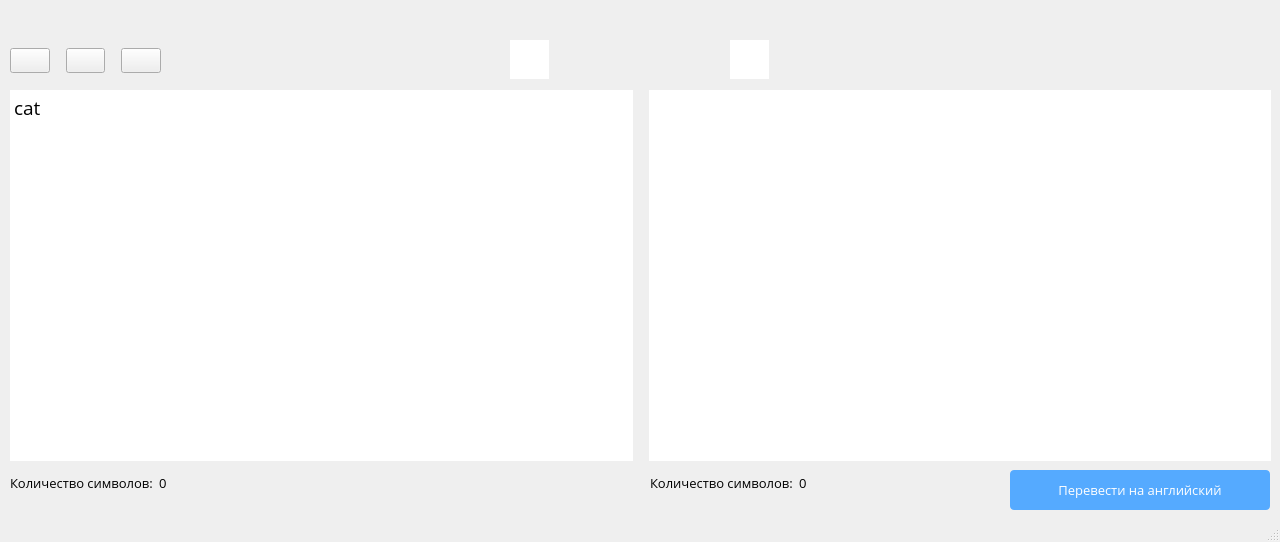
<?xml version="1.0" encoding="UTF-8"?>
<ui version="4.0">
 <class>MainWindow</class>
 <widget class="QMainWindow" name="MainWindow">
  <property name="geometry">
   <rect>
    <x>0</x>
    <y>0</y>
    <width>1280</width>
    <height>542</height>
   </rect>
  </property>
  <property name="font">
   <font>
    <family>Open Sans</family>
   </font>
  </property>
  <property name="cursor">
   <cursorShape>ArrowCursor</cursorShape>
  </property>
  <property name="windowTitle">
   <string>WordChanger</string>
  </property>
  <property name="styleSheet">
   <string notr="true"/>
  </property>
  <widget class="QWidget" name="centralwidget">
   <property name="styleSheet">
    <string notr="true"/>
   </property>
   <widget class="QWidget" name="horizontalLayoutWidget">
    <property name="geometry">
     <rect>
      <x>10</x>
      <y>90</y>
      <width>1261</width>
      <height>371</height>
     </rect>
    </property>
    <layout class="QHBoxLayout" name="horizontalLayout">
     <property name="spacing">
      <number>16</number>
     </property>
     <item>
      <widget class="QTextEdit" name="eng_block">
       <property name="font">
        <font>
         <family>Open Sans</family>
         <pointsize>14</pointsize>
        </font>
       </property>
       <property name="styleSheet">
        <string notr="true">border: none;</string>
       </property>
       <property name="lineWidth">
        <number>1</number>
       </property>
       <property name="html">
        <string>&lt;!DOCTYPE HTML PUBLIC &quot;-//W3C//DTD HTML 4.0//EN&quot; &quot;http://www.w3.org/TR/REC-html40/strict.dtd&quot;&gt;
&lt;html&gt;&lt;head&gt;&lt;meta name=&quot;qrichtext&quot; content=&quot;1&quot; /&gt;&lt;style type=&quot;text/css&quot;&gt;
p, li { white-space: pre-wrap; }
&lt;/style&gt;&lt;/head&gt;&lt;body style=&quot; font-family:'Open Sans'; font-size:14pt; font-weight:400; font-style:normal;&quot;&gt;
&lt;p style=&quot; margin-top:0px; margin-bottom:0px; margin-left:0px; margin-right:0px; -qt-block-indent:0; text-indent:0px;&quot;&gt;cat&lt;/p&gt;&lt;/body&gt;&lt;/html&gt;</string>
       </property>
       <property name="cursorWidth">
        <number>3</number>
       </property>
       <property name="placeholderText">
        <string/>
       </property>
      </widget>
     </item>
     <item>
      <widget class="QTextEdit" name="ru_block">
       <property name="font">
        <font>
         <family>Open Sans</family>
         <pointsize>14</pointsize>
        </font>
       </property>
       <property name="styleSheet">
        <string notr="true">border: none;</string>
       </property>
      </widget>
     </item>
    </layout>
   </widget>
   <widget class="QWidget" name="horizontalLayoutWidget_2">
    <property name="geometry">
     <rect>
      <x>10</x>
      <y>40</y>
      <width>151</width>
      <height>41</height>
     </rect>
    </property>
    <layout class="QHBoxLayout" name="horizontalLayout_2">
     <property name="spacing">
      <number>16</number>
     </property>
     <item>
      <widget class="QPushButton" name="button_upper">
       <property name="cursor">
        <cursorShape>PointingHandCursor</cursorShape>
       </property>
       <property name="styleSheet">
        <string notr="true"/>
       </property>
       <property name="text">
        <string/>
       </property>
       <property name="icon">
        <iconset>
         <normaloff>images/upper.svg</normaloff>images/upper.svg</iconset>
       </property>
       <property name="iconSize">
        <size>
         <width>40</width>
         <height>40</height>
        </size>
       </property>
      </widget>
     </item>
     <item>
      <widget class="QPushButton" name="button_capwords">
       <property name="cursor">
        <cursorShape>PointingHandCursor</cursorShape>
       </property>
       <property name="text">
        <string/>
       </property>
       <property name="icon">
        <iconset>
         <normaloff>images/capitalize.svg</normaloff>images/capitalize.svg</iconset>
       </property>
       <property name="iconSize">
        <size>
         <width>40</width>
         <height>40</height>
        </size>
       </property>
      </widget>
     </item>
     <item>
      <widget class="QPushButton" name="button_lower">
       <property name="cursor">
        <cursorShape>PointingHandCursor</cursorShape>
       </property>
       <property name="text">
        <string/>
       </property>
       <property name="icon">
        <iconset>
         <normaloff>images/lower.svg</normaloff>images/lower.svg</iconset>
       </property>
       <property name="iconSize">
        <size>
         <width>40</width>
         <height>40</height>
        </size>
       </property>
      </widget>
     </item>
    </layout>
   </widget>
   <widget class="QWidget" name="horizontalLayoutWidget_3">
    <property name="geometry">
     <rect>
      <x>10</x>
      <y>470</y>
      <width>271</width>
      <height>25</height>
     </rect>
    </property>
    <layout class="QHBoxLayout" name="horizontalLayout_3">
     <item>
      <widget class="QLabel" name="label">
       <property name="font">
        <font>
         <family>Open Sans</family>
         <pointsize>10</pointsize>
        </font>
       </property>
       <property name="text">
        <string>Количество символов:</string>
       </property>
      </widget>
     </item>
     <item>
      <widget class="QLabel" name="eng_length">
       <property name="font">
        <font>
         <family>Open Sans</family>
         <pointsize>10</pointsize>
        </font>
       </property>
       <property name="text">
        <string>0</string>
       </property>
      </widget>
     </item>
    </layout>
   </widget>
   <widget class="QWidget" name="horizontalLayoutWidget_4">
    <property name="geometry">
     <rect>
      <x>650</x>
      <y>470</y>
      <width>271</width>
      <height>25</height>
     </rect>
    </property>
    <layout class="QHBoxLayout" name="horizontalLayout_4">
     <item>
      <widget class="QLabel" name="label_2">
       <property name="font">
        <font>
         <family>Open Sans</family>
         <pointsize>10</pointsize>
        </font>
       </property>
       <property name="text">
        <string>Количество символов:</string>
       </property>
      </widget>
     </item>
     <item>
      <widget class="QLabel" name="ru_length">
       <property name="font">
        <font>
         <family>Open Sans</family>
         <pointsize>10</pointsize>
        </font>
       </property>
       <property name="text">
        <string>0</string>
       </property>
      </widget>
     </item>
    </layout>
   </widget>
   <widget class="QPushButton" name="button_translate">
    <property name="geometry">
     <rect>
      <x>1010</x>
      <y>470</y>
      <width>260</width>
      <height>40</height>
     </rect>
    </property>
    <property name="font">
     <font>
      <family>Open Sans</family>
      <pointsize>10</pointsize>
     </font>
    </property>
    <property name="cursor">
     <cursorShape>PointingHandCursor</cursorShape>
    </property>
    <property name="styleSheet">
     <string notr="true">background-color: rgb(85, 170, 255);
border-radius: 4px;
color: white;</string>
    </property>
    <property name="text">
     <string>Перевести на английский</string>
    </property>
   </widget>
   <widget class="QLabel" name="label_3">
    <property name="geometry">
     <rect>
      <x>570</x>
      <y>40</y>
      <width>60</width>
      <height>40</height>
     </rect>
    </property>
    <property name="text">
     <string/>
    </property>
    <property name="pixmap">
     <pixmap>images/uk.svg</pixmap>
    </property>
    <property name="scaledContents">
     <bool>true</bool>
    </property>
   </widget>
   <widget class="QLabel" name="label_4">
    <property name="geometry">
     <rect>
      <x>650</x>
      <y>40</y>
      <width>60</width>
      <height>40</height>
     </rect>
    </property>
    <property name="text">
     <string/>
    </property>
    <property name="pixmap">
     <pixmap>images/ru.svg</pixmap>
    </property>
    <property name="scaledContents">
     <bool>true</bool>
    </property>
   </widget>
   <widget class="QPushButton" name="eng_sound">
    <property name="geometry">
     <rect>
      <x>510</x>
      <y>40</y>
      <width>39</width>
      <height>39</height>
     </rect>
    </property>
    <property name="cursor">
     <cursorShape>PointingHandCursor</cursorShape>
    </property>
    <property name="styleSheet">
     <string notr="true">background-color: rgb(255, 255, 255);
border: none;</string>
    </property>
    <property name="text">
     <string/>
    </property>
    <property name="icon">
     <iconset>
      <normaloff>images/speaker-filled-audio-tool.svg</normaloff>images/speaker-filled-audio-tool.svg</iconset>
    </property>
   </widget>
   <widget class="QPushButton" name="ru_sound">
    <property name="geometry">
     <rect>
      <x>730</x>
      <y>40</y>
      <width>39</width>
      <height>39</height>
     </rect>
    </property>
    <property name="cursor">
     <cursorShape>PointingHandCursor</cursorShape>
    </property>
    <property name="styleSheet">
     <string notr="true">background-color: rgb(255, 255, 255);
border: none;</string>
    </property>
    <property name="text">
     <string/>
    </property>
    <property name="icon">
     <iconset>
      <normaloff>images/speaker-filled-audio-tool.svg</normaloff>images/speaker-filled-audio-tool.svg</iconset>
    </property>
   </widget>
  </widget>
  <widget class="QStatusBar" name="statusbar"/>
 </widget>
 <resources/>
 <connections/>
</ui>
